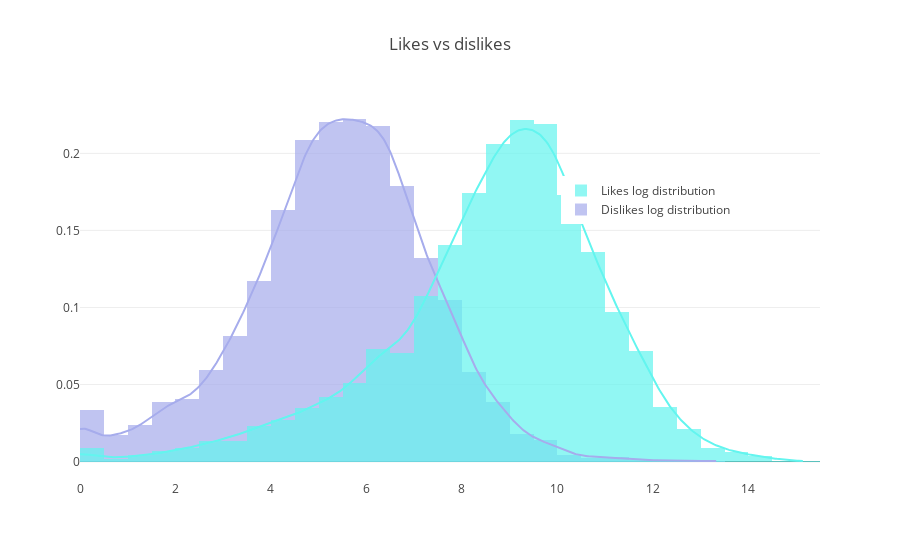

Write notebook code for a chart like this one.
### Markdown cell above
### 2.7. Likes vs dislikes distribution!
<a id="likes_vs_dislikes_distribution"></a>

### Code cell
hist_data = [us_videos_first["dislikes_log"].values, us_videos_first["likes_log"].values]

group_labels = ['Dislikes log distribution', 'Likes log distribution']
colors = ['#A6ACEC', '#63F5EF']

# Create distplot with curve_type set to 'normal'
fig = ff.create_distplot(hist_data, group_labels, colors=colors,
                         bin_size=0.5, show_rug=False)

# Add title
fig['layout'].update(title='Likes vs dislikes', legend=dict(x=0.65, y=0.8))

# Plot!
py.iplot(fig, filename='Hist and Curve')

### Figure 1 — Plotly figure (JSON) as saved in the notebook; plotly's stock layout.template omitted (floating-point values rounded to 4 significant figures; data arrays with more than 128 entries replaced by an {"elided": "..."} marker saying what was removed)
{"data": [{"autobinx": false, "histnorm": "probability density", "legendgroup": "Dislikes log distribution", "marker": {"color": "#A6ACEC"}, "name": "Dislikes log distribution", "opacity": 0.7, "type": "histogram", "x": {"elided": "6351 float values"}, "xaxis": "x1", "xbins": {"end": 13.35, "size": 0.5, "start": 0}, "yaxis": "y1"}, {"autobinx": false, "histnorm": "probability density", "legendgroup": "Likes log distribution", "marker": {"color": "#63F5EF"}, "name": "Likes log distribution", "opacity": 0.7, "type": "histogram", "x": {"elided": "6351 float values"}, "xaxis": "x1", "xbins": {"end": 15.17, "size": 0.5, "start": 0}, "yaxis": "y1"}, {"legendgroup": "Dislikes log distribution", "marker": {"color": "#A6ACEC"}, "mode": "lines", "name": "Dislikes log distribution", "showlegend": false, "type": "scatter", "x": {"elided": "500 float values"}, "xaxis": "x1", "y": {"elided": "500 float values"}, "yaxis": "y1"}, {"legendgroup": "Likes log distribution", "marker": {"color": "#63F5EF"}, "mode": "lines", "name": "Likes log distribution", "showlegend": false, "type": "scatter", "x": {"elided": "500 float values"}, "xaxis": "x1", "y": {"elided": "500 float values"}, "yaxis": "y1"}], "layout": {"barmode": "overlay", "hovermode": "closest", "legend": {"traceorder": "reversed", "x": 0.65, "y": 0.8}, "title": "Likes vs dislikes", "xaxis1": {"anchor": "y2", "domain": [0, 1], "zeroline": false}, "yaxis1": {"anchor": "free", "domain": [0, 1], "position": 0}}}
